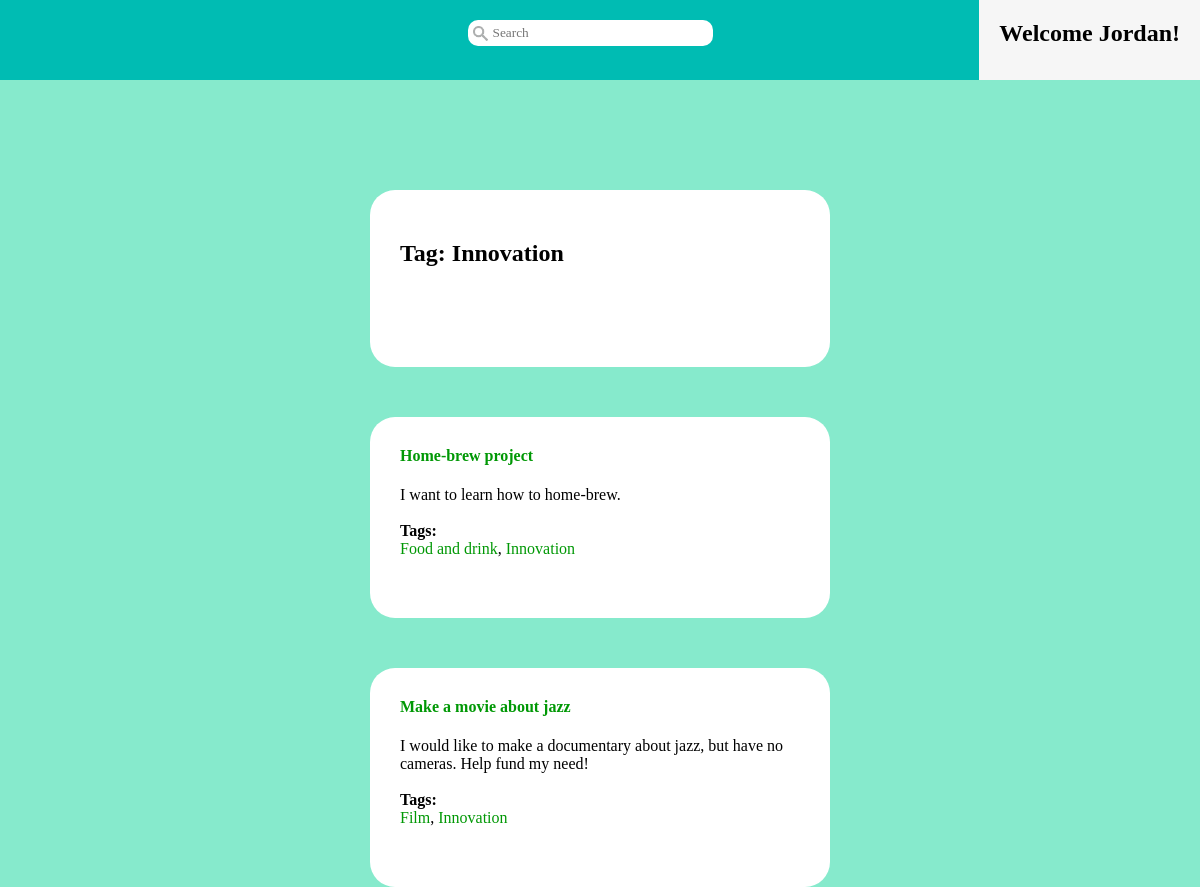
Page /?controller=pages&action=tag&tag=Innovation (signed in) on the committed database.
### tables this page shows
CREATE TABLE Project (
  pid INTEGER NOT NULL,           --INTEGER primary keys autoincrement in SQLite3
  username VARCHAR(15) NOT NULL,
  pname VARCHAR(15) NOT NULL,
  description TEXT,
  post_time DATETIME NOT NULL,
  proj_completed BIT NOT NULL,    --if project has been completed yet
  completion_time DATETIME,       --date the project was completed
  minfunds REAL NOT NULL,
  maxfunds REAL NOT NULL,
  camp_end_time DATETIME NOT NULL,--date the campaign ends
  camp_finished BIT NOT NULL,     --if campaign is completed yet
  camp_success BIT NOT NULL,      --if the min funds were reached in time
  PRIMARY KEY (pid),
  FOREIGN KEY (username) REFERENCES User(username)
);

### controller/pages_controller.php (called while the page is built, shortened)
<?php
    class PagesController {
        public function tag() {
            require_once($_SERVER['DOCUMENT_ROOT'].'/Flint/model/project.php');
            $tag_name = $_GET['tag'];
            $tag_name = htmlspecialchars($tag_name, ENT_QUOTES, 'UTF-8');
            $projects = Project::getProjectsByTagName($tag_name);
            require_once($_SERVER['DOCUMENT_ROOT'].'/Flint/view/pages/tag_view.php');
        }
    }
?>

### index.php (called while the page is built, shortened)
<?php
    require_once('db.php');
    require_once('view/layout.php');
?>

### db.php (called while the page is built, shortened)
<?php
    class DB {
        private static $instance = null;
        private $db;
        private function __construct() {
            $dbname = $_SERVER['DOCUMENT_ROOT'].'/Flint/flint.db';
            $this->db = new PDO("sqlite:{$dbname}");
        }
        public static function getInstance() {
            if (!isset(self::$instance)) {
                self::$instance = new DB();
            }
            return self::$instance;
        }
        public function runSelect($query, $entries) {
            $db = $this->db;
            $statement = $db->prepare($query);
            if ($entries) {
                $statement->execute($entries);
            } else {
                $statement->execute();
            }
            $results = $statement->fetchAll();
            if ($results) {
                return $this->resultsToArray($results);
            } else {
                return [];
            }
        }
        public function resultsToArray($results) {
            $allitems = array();
            foreach ($results as $row) {
                $item = array();
                foreach (array_keys($row) as $key) {
                    if (gettype($key) != "integer") {
                        $item[$key] = $row[$key];
                    }
                }
                array_push($allitems, $item);
            }
            return($allitems);
        }
    }
?>

### model/project.php (called while the page is built, shortened)
<?php
    class Project {
        public function __construct($pid, $username, $pname, $description, $post_time,
                $proj_completed, $completion_time, $minfunds, $maxfunds, $camp_end_time,
                $camp_finished, $camp_success, $tags) {
            $this->pid = $pid;
            $this->pname = $pname;
            $this->description = $description;
            $this->tags = $tags;
        }
        public static function getProjectTags($pid) {
            $db = DB::getInstance();
            $q = "SELECT name AS tag_name FROM Project JOIN Ptags USING(pid) "
                ."JOIN Tags USING(tid) WHERE pid=:p;";
            $e = [':p' => $pid];
            $results = $db->runSelect($q, $e);
            $tags = [];
            if ($results) {
                foreach ($results as $row) {
                    $tags[] = $row['tag_name'];
                }
            }
            return $tags;
        }
        public static function getProjectsByTagName($tag_name) {
            $db = DB::getInstance();
            $q = "SELECT pid, pname, description FROM Project JOIN Ptags USING(pid) "
                ."JOIN Tags USING(tid) WHERE name=:tn;";
            $results = $db->runSelect($q, [':tn' => $tag_name]);
            if ($results) {
                $projects = [];
                foreach ($results as $row) {
                    $tags = self::getProjectTags($row['pid']);
                    $projects[] = new Project(
                            $row['pid'],
                            null,
                            $row['pname'],
                            $row['description'],
                            null,
                            null,
                            null,
                            null,
                            null,
                            null,
                            null,
                            null,
                            $tags
                        );
                }
                return $projects;
            } else {
                return [];
            }
        }
    }
?>

### view/pages/tag_view.php (the view)
<div id="container">
    <h2>Tag: <?php echo $tag_name; ?></h2>
</div>
<?php
    if ($projects) {
        foreach ($projects as $project) {
            echo displayProject($project);
        }
    }
    function displayProject($project) {
        $html = "
            <div class='entry'>
                <h4>
                    <a class='entry-title'
                        href='/Flint/?controller=pages&action=project&pid="
                        . $project->pid
                        . "'>"
                        . $project->pname ."
                    </a>
                </h4>
                <p>"
                . $project->description . "
                </p>".getTags($project)."
            </div>
            ";
        return $html;
    }
    function getTags($project) {
        $str = "";
        if ($project->tags) {
            $str .= "<br /><h4 style='margin: 0'>Tags: </h4><p>";
            $length = count($project->tags);
            for ($i = 0; $i < $length; $i++) {
                $tag_name = $project->tags[$i];
                $end = $i+1 == $length ? "" : ", ";
                $content = "<a class='entry-title' "
                        ."href='/Flint/?controller=pages&action=tag&tag="
                        .$tag_name."'>".$tag_name."</a>";
                $str .= $content.$end;
            }
            $str .= "</p>";
        }
        return $str;
    }
?>

### view/common.css (style rules this page uses)
html { width: 100%; }
body { margin: 0; padding: 0; padding-top: 90px; display: block; background-color: rgb(134, 234, 204); }
#container { width: 400px; height: 15%; border-radius: 25px; padding: 30px 30px 80px 30px; background-color: white; margin: 100px auto 0px auto; }
#container h2 { white-space: nowrap; }
.entry { text-align: center; background-color: red; width: 400px; height: 15%; border-radius: 25px; padding: 30px 30px 60px 30px; background-color: white; margin: 50px auto 0px auto; }
.entry { text-align: left; }
.entry h4 { margin-top: 0px; }
.entry-title { text-decoration: none; color: rgb(0,152,5); }
.entry p { margin: 0; }

### rows in the picture
project: pname "Home-brew project", description "I want to learn how to home-brew.", tag_name "Food and drink Innovation", value ","
project: pname "Make a movie about jazz", description "I would like to make a documentary about jazz, but have no cameras. Help fund my need!", tag_name "Film Innovation", value ","

### other values in the picture
$_SESSION['username'] "Jordan"
$tag_name "Innovation"
